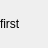
<?xml version="1.0" encoding="UTF-8"?>
<ui version="4.0">
 <class>QuBlock</class>
 <widget class="QWidget" name="QuBlock">
  <property name="geometry">
   <rect>
    <x>0</x>
    <y>0</y>
    <width>48</width>
    <height>48</height>
   </rect>
  </property>
  <property name="sizePolicy">
   <sizepolicy hsizetype="Fixed" vsizetype="Fixed">
    <horstretch>0</horstretch>
    <verstretch>0</verstretch>
   </sizepolicy>
  </property>
  <property name="windowTitle">
   <string>Form</string>
  </property>
  <widget class="QLabel" name="first">
   <property name="geometry">
    <rect>
     <x>0</x>
     <y>0</y>
     <width>48</width>
     <height>48</height>
    </rect>
   </property>
   <property name="sizePolicy">
    <sizepolicy hsizetype="Fixed" vsizetype="Fixed">
     <horstretch>0</horstretch>
     <verstretch>0</verstretch>
    </sizepolicy>
   </property>
   <property name="maximumSize">
    <size>
     <width>48</width>
     <height>48</height>
    </size>
   </property>
   <property name="text">
    <string>first</string>
   </property>
   <property name="scaledContents">
    <bool>true</bool>
   </property>
  </widget>
  <widget class="QLabel" name="second">
   <property name="geometry">
    <rect>
     <x>0</x>
     <y>0</y>
     <width>48</width>
     <height>48</height>
    </rect>
   </property>
   <property name="sizePolicy">
    <sizepolicy hsizetype="Fixed" vsizetype="Fixed">
     <horstretch>0</horstretch>
     <verstretch>0</verstretch>
    </sizepolicy>
   </property>
   <property name="maximumSize">
    <size>
     <width>48</width>
     <height>48</height>
    </size>
   </property>
   <property name="text">
    <string/>
   </property>
   <property name="scaledContents">
    <bool>true</bool>
   </property>
  </widget>
  <widget class="QLabel" name="third">
   <property name="geometry">
    <rect>
     <x>0</x>
     <y>0</y>
     <width>48</width>
     <height>48</height>
    </rect>
   </property>
   <property name="sizePolicy">
    <sizepolicy hsizetype="Fixed" vsizetype="Fixed">
     <horstretch>0</horstretch>
     <verstretch>0</verstretch>
    </sizepolicy>
   </property>
   <property name="maximumSize">
    <size>
     <width>48</width>
     <height>48</height>
    </size>
   </property>
   <property name="text">
    <string/>
   </property>
   <property name="pixmap">
    <pixmap>../../../../run/media/fhh/Utilities/QuellGen/Resources/Atlas/Zen/23.png</pixmap>
   </property>
   <property name="scaledContents">
    <bool>true</bool>
   </property>
  </widget>
 </widget>
 <resources/>
 <connections/>
</ui>
